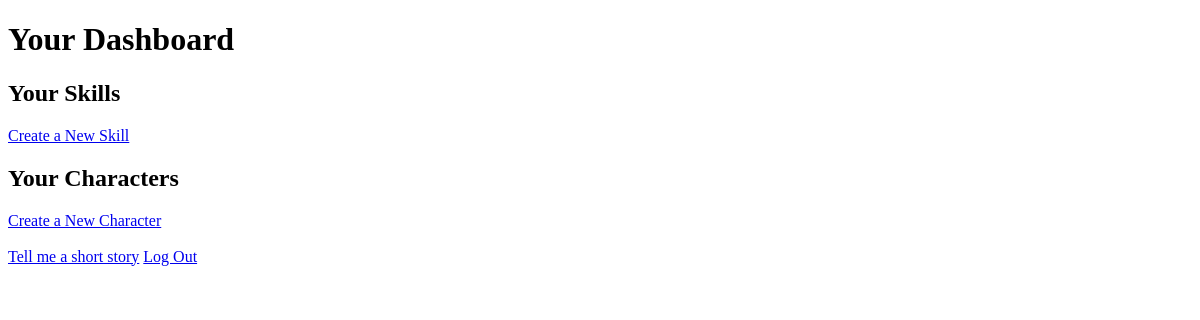
Page /dashboard (signed in) on the earlier database version.
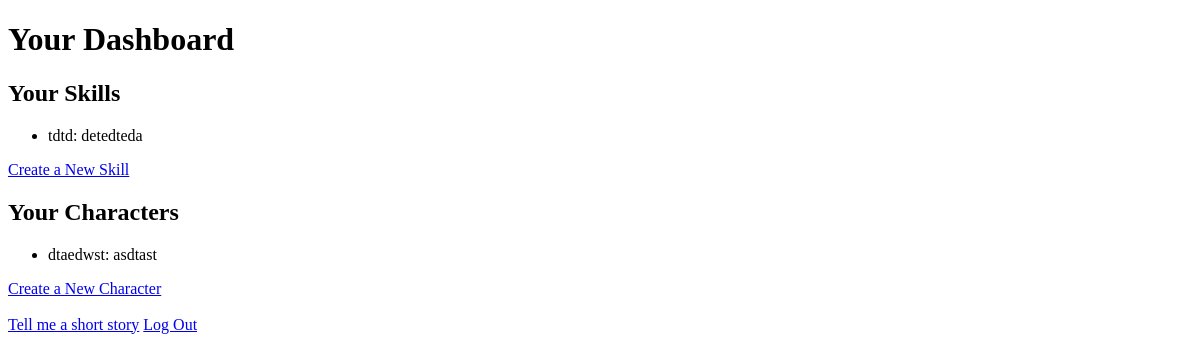
Same page on the later database version.
### app/models.py (models this page shows, shortened)
class Skill(db.Model):
    __tablename__ = 'skills'
    id = db.Column(db.Integer, primary_key=True)
    name = db.Column(db.String(50), nullable=False)
    description = db.Column(db.Text, nullable=True)  # Description of the skill
    user_id = db.Column(db.Integer, db.ForeignKey('user.id'), nullable=False)
    user = db.relationship('User', backref='skills')

class WorldObject(db.Model):
    __tablename__ = 'world_objects'
    id = db.Column(db.Integer, primary_key=True)
    name = db.Column(db.String(100), nullable=False)
    description = db.Column(db.Text, nullable=True)
    type = db.Column(db.String(50), nullable=False)  # Type of object (e.g., Character, Location, etc.)
    user_id = db.Column(db.Integer, db.ForeignKey('user.id'), nullable=False)
    user = db.relationship('User', backref='world_objects')
    __mapper_args__ = {
        'polymorphic_identity': 'world_object',
        'polymorphic_on': type
    }

class Character(WorldObject):
    __tablename__ = 'characters'
    id = db.Column(db.Integer, db.ForeignKey('world_objects.id'), primary_key=True)
    skills = db.relationship('Skill', secondary=character_skills, lazy='subquery',
                             backref=db.backref('characters', lazy=True))
    clan_id = db.Column(db.Integer, db.ForeignKey('clans.id'), nullable=True)
    clan = db.relationship('Clan', backref='members', foreign_keys=[clan_id])
    location_id = db.Column(db.Integer, db.ForeignKey('locations.id'), nullable=True)
    location = db.relationship('Location', backref='residents', foreign_keys=[location_id])
    inanimates = db.relationship('Inanimate', secondary='character_inanimate', lazy='subquery',
                                 backref=db.backref('owners', lazy=True))
    __mapper_args__ = {
        'polymorphic_identity': 'character',
    }

class WorldObject(db.Model):
    __tablename__ = 'world_objects'
    id = db.Column(db.Integer, primary_key=True)
    name = db.Column(db.String(100), nullable=False)
    description = db.Column(db.Text, nullable=True)
    type = db.Column(db.String(50), nullable=False)  # Type of object (e.g., Character, Location, etc.)
    user_id = db.Column(db.Integer, db.ForeignKey('user.id'), nullable=False)
    user = db.relationship('User', backref='world_objects')
    __mapper_args__ = {
        'polymorphic_identity': 'world_object',
        'polymorphic_on': type
    }

### app/routes.py (the view)
@app.route('/dashboard')
@login_required
def dashboard():
    characters = Character.query.filter_by(user_id=current_user.id).all()
    skills = Skill.query.filter_by(user_id=current_user.id).all()
    return render_template('dashboard.html', characters=characters,skills=skills)

### app/routes.py (called while the page is built)
@login.user_loader
def load_user(id):
    return User.query.get(int(id))

### app/templates/dashboard.html (shortened to what this page needs)
<!DOCTYPE html>
<html lang="en">
<head>
</head>
<body>
    <h1>Your Dashboard</h1>
    <h2>Your Skills</h2>
    <ul>
        {% for skill in skills %}
            <li>{{ skill.name }}: {{ skill.description }}</li>
        {% endfor %}
    </ul>
    <a href="{{ url_for('create_skill') }}">Create a New Skill</a><br>
    <h2>Your Characters</h2>
    <ul>
        {% for character in characters %}
            <li>{{ character.name }}: {{ character.description }}</li>
        {% endfor %}
    </ul>
    <a href="{{ url_for('create_character') }}">Create a New Character</a><br>
    <br>
    <a href="{{ url_for('generate_story') }}">Tell me a short story</a>
    <a href="{{ url_for('logout') }}">Log Out</a>
</body>
</html>

Differences in the rows shown:
added Skill: name "tdtd", description "detedteda"
added Character: name "dtaedwst", description "asdtast"
